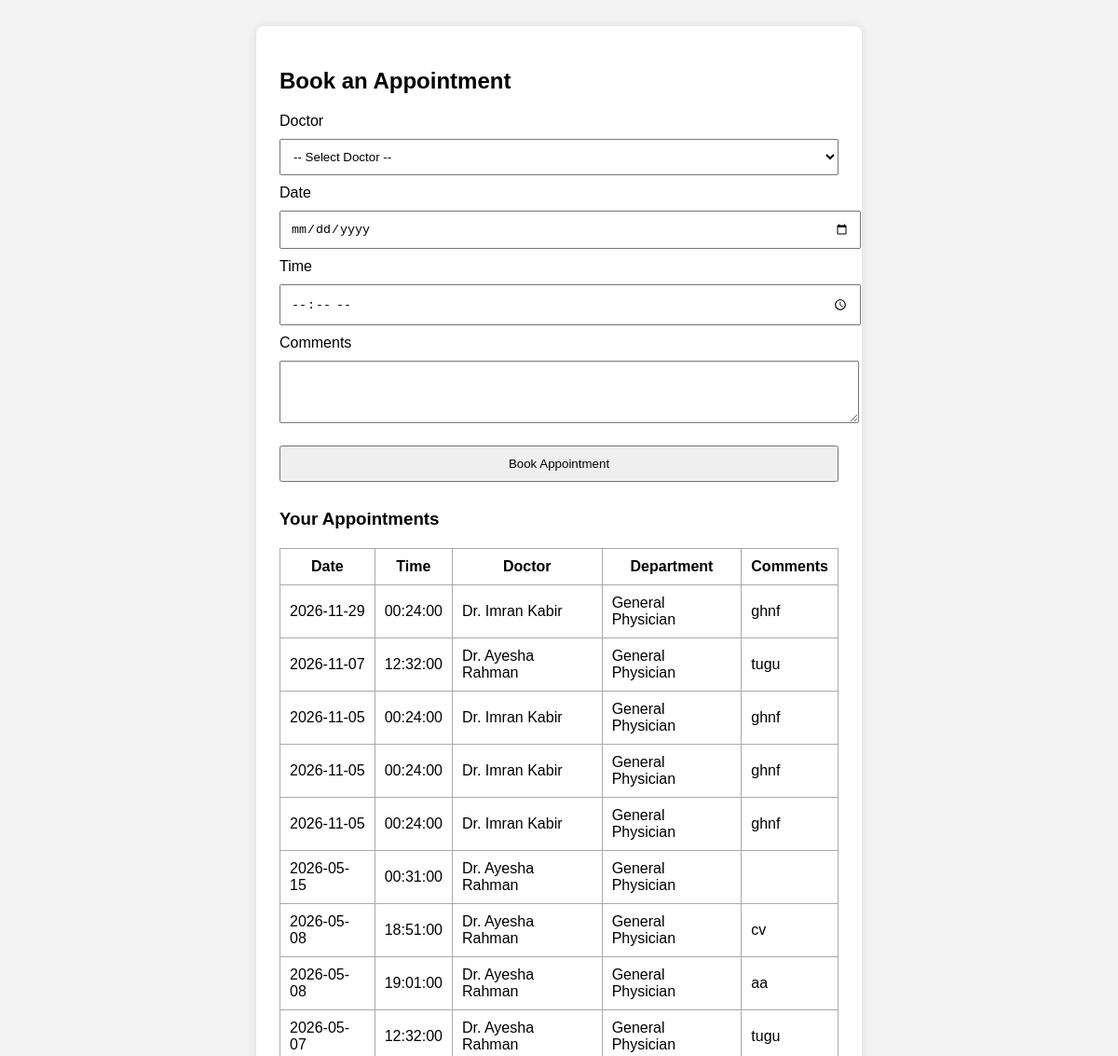
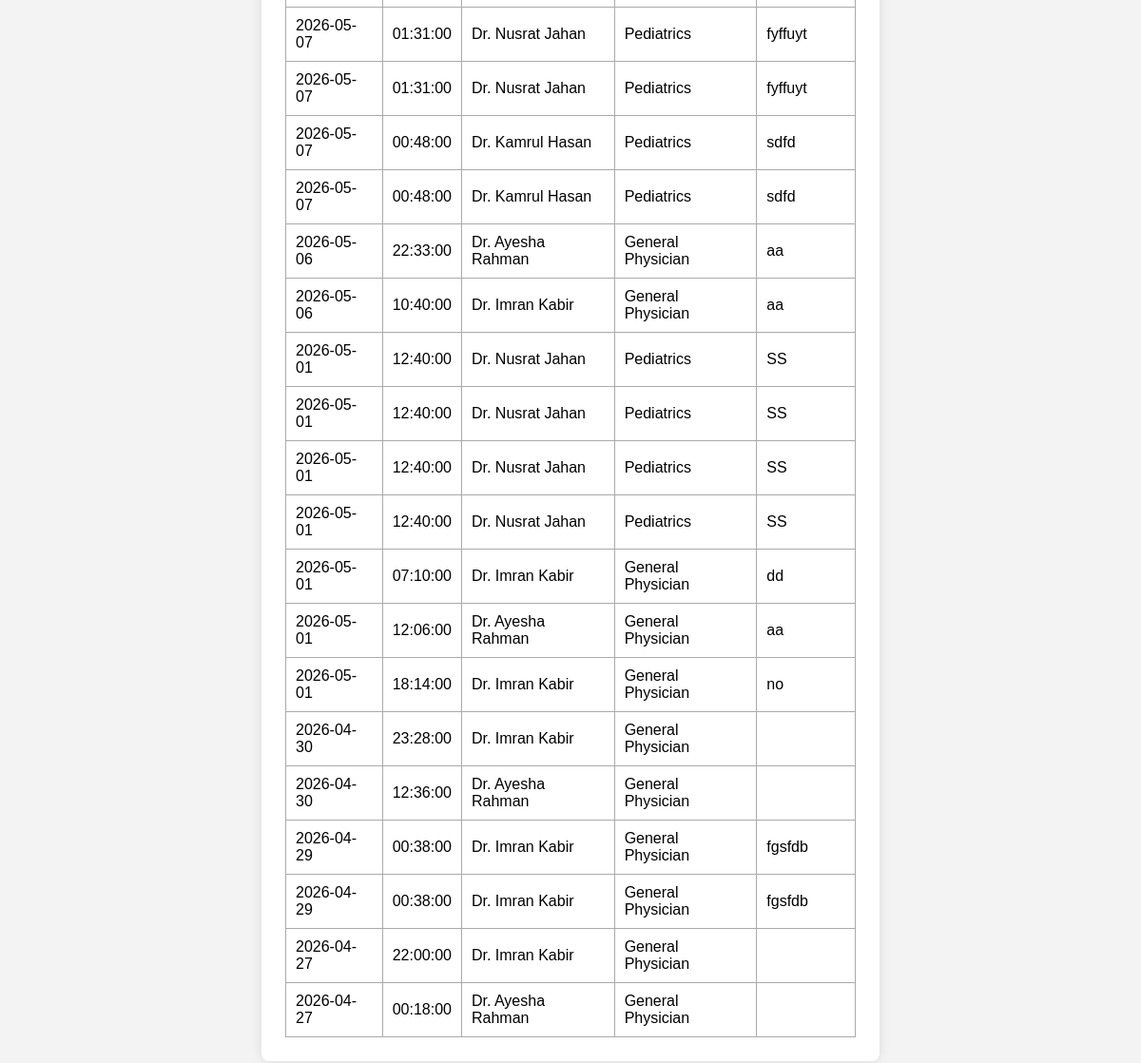
Screenshot of /appointment2.php with the database file from the repository (2 pictures, top to bottom).
### tables this page shows
CREATE TABLE `appointments` (
  `id` int(11) NOT NULL,
  `user_id` int(11) DEFAULT NULL,
  `doctor_id` int(11) DEFAULT NULL,
  `appointment_date` date DEFAULT NULL,
  `appointment_time` time DEFAULT NULL,
  `comments` text DEFAULT NULL
);

CREATE TABLE `doctors` (
  `id` int(11) NOT NULL,
  `name` varchar(100) DEFAULT NULL,
  `department` varchar(100) DEFAULT NULL
);

### appointment2.php (the view, shortened to what this page needs)
<?php include('db.php'); ?>
<!DOCTYPE html>
<html>
<head>
</head>
<body>
<div class="container">
  <h2>Book an Appointment</h2>
  <form method="post">
    <label>Doctor</label>
    <select name="doctor_id" required>
      <option value="">-- Select Doctor --</option>
    </select>
    <label>Date</label>
    <input type="date" name="date" required>
    <label>Time</label>
    <input type="time" name="time" required>
    <label>Comments</label>
    <textarea name="comments" rows="3"></textarea>
    <input type="submit" name="book" value="Book Appointment">
  </form>
  <?php
  echo "<h3>Your Appointments</h3>";
  $result = mysqli_query($conn, "SELECT a.*, d.name AS doctor_name, d.department FROM appointments a
                                  JOIN doctors d ON a.doctor_id = d.id
                                  WHERE a.user_id = 1 ORDER BY a.appointment_date DESC");
  if (mysqli_num_rows($result) > 0) {
    echo "<table>
            <tr><th>Date</th><th>Time</th><th>Doctor</th><th>Department</th><th>Comments</th></tr>";
    while ($row = mysqli_fetch_assoc($result)) {
      echo "<tr>
              <td>{$row['appointment_date']}</td>
              <td>{$row['appointment_time']}</td>
              <td>{$row['doctor_name']}</td>
              <td>{$row['department']}</td>
              <td>{$row['comments']}</td>
            </tr>";
    }
    echo "</table>";
  } else {
    echo "<p>No appointments found.</p>";
  }
  ?>
</div>
</body>
</html>

### appointment2.php (style rules this page uses)
body { font-family: Arial, sans-serif; background: #f3f3f3; padding: 20px; }
.container { max-width: 600px; margin: auto; background: #fff; padding: 25px; border-radius: 8px; box-shadow: 0px 0px 12px rgba(0,0,0,0.1); }
input, select, textarea { width: 100%; margin: 10px 0; padding: 10px; }
table { width: 100%; margin-top: 20px; border-collapse: collapse; }
table, th, td { border: 1px solid #aaa; }
th, td { padding: 10px; }

### rows the page displays
appointments: appointment_date "2026-11-29", appointment_time "00:24:00", doctor.name "Dr. Imran Kabir", doctor.department "General Physician", comments "ghnf"
appointments: appointment_date "2026-11-07", appointment_time "12:32:00", doctor.name "Dr. Ayesha Rahman", doctor.department "General Physician", comments "tugu"
appointments: appointment_date "2026-11-05", appointment_time "00:24:00", doctor.name "Dr. Imran Kabir", doctor.department "General Physician", comments "ghnf"
appointments: appointment_date "2026-11-05", appointment_time "00:24:00", doctor.name "Dr. Imran Kabir", doctor.department "General Physician", comments "ghnf"
appointments: appointment_date "2026-11-05", appointment_time "00:24:00", doctor.name "Dr. Imran Kabir", doctor.department "General Physician", comments "ghnf"
appointments: appointment_date "2026-05-15", appointment_time "00:31:00", doctor.name "Dr. Ayesha Rahman", doctor.department "General Physician"
appointments: appointment_date "2026-05-08", appointment_time "18:51:00", doctor.name "Dr. Ayesha Rahman", doctor.department "General Physician", comments "cv"
appointments: appointment_date "2026-05-08", appointment_time "19:01:00", doctor.name "Dr. Ayesha Rahman", doctor.department "General Physician", comments "aa"
appointments: appointment_date "2026-05-07", appointment_time "12:32:00", doctor.name "Dr. Ayesha Rahman", doctor.department "General Physician", comments "tugu"
appointments: appointment_date "2026-05-07", appointment_time "01:31:00", doctor.name "Dr. Nusrat Jahan", doctor.department "Pediatrics", comments "fyffuyt"
appointments: appointment_date "2026-05-07", appointment_time "01:31:00", doctor.name "Dr. Nusrat Jahan", doctor.department "Pediatrics", comments "fyffuyt"
appointments: appointment_date "2026-05-07", appointment_time "00:48:00", doctor.name "Dr. Kamrul Hasan", doctor.department "Pediatrics", comments "sdfd"
appointments: appointment_date "2026-05-07", appointment_time "00:48:00", doctor.name "Dr. Kamrul Hasan", doctor.department "Pediatrics", comments "sdfd"
appointments: appointment_date "2026-05-06", appointment_time "22:33:00", doctor.name "Dr. Ayesha Rahman", doctor.department "General Physician", comments "aa"
appointments: appointment_date "2026-05-06", appointment_time "10:40:00", doctor.name "Dr. Imran Kabir", doctor.department "General Physician", comments "aa"
appointments: appointment_date "2026-05-01", appointment_time "12:40:00", doctor.name "Dr. Nusrat Jahan", doctor.department "Pediatrics", comments "SS"
appointments: appointment_date "2026-05-01", appointment_time "12:40:00", doctor.name "Dr. Nusrat Jahan", doctor.department "Pediatrics", comments "SS"
appointments: appointment_date "2026-05-01", appointment_time "12:40:00", doctor.name "Dr. Nusrat Jahan", doctor.department "Pediatrics", comments "SS"
appointments: appointment_date "2026-05-01", appointment_time "12:40:00", doctor.name "Dr. Nusrat Jahan", doctor.department "Pediatrics", comments "SS"
appointments: appointment_date "2026-05-01", appointment_time "07:10:00", doctor.name "Dr. Imran Kabir", doctor.department "General Physician", comments "dd"
appointments: appointment_date "2026-05-01", appointment_time "12:06:00", doctor.name "Dr. Ayesha Rahman", doctor.department "General Physician", comments "aa"
appointments: appointment_date "2026-05-01", appointment_time "18:14:00", doctor.name "Dr. Imran Kabir", doctor.department "General Physician", comments "no"
appointments: appointment_date "2026-04-30", appointment_time "23:28:00", doctor.name "Dr. Imran Kabir", doctor.department "General Physician"
appointments: appointment_date "2026-04-30", appointment_time "12:36:00", doctor.name "Dr. Ayesha Rahman", doctor.department "General Physician"
appointments: appointment_date "2026-04-29", appointment_time "00:38:00", doctor.name "Dr. Imran Kabir", doctor.department "General Physician", comments "fgsfdb"
appointments: appointment_date "2026-04-29", appointment_time "00:38:00", doctor.name "Dr. Imran Kabir", doctor.department "General Physician", comments "fgsfdb"
appointments: appointment_date "2026-04-27", appointment_time "22:00:00", doctor.name "Dr. Imran Kabir", doctor.department "General Physician"
appointments: appointment_date "2026-04-27", appointment_time "00:18:00", doctor.name "Dr. Ayesha Rahman", doctor.department "General Physician"
